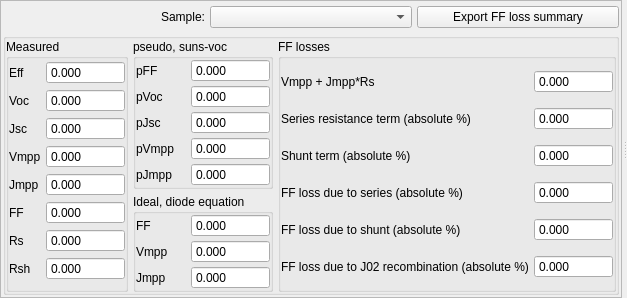
       <widget class="QWidget" name="FFloss">
        <attribute name="title">
         <string>FFloss</string>
        </attribute>
        <layout class="QHBoxLayout" name="horizontalLayout_9">
         <property name="spacing">
          <number>5</number>
         </property>
         <property name="leftMargin">
          <number>0</number>
         </property>
         <property name="topMargin">
          <number>0</number>
         </property>
         <property name="rightMargin">
          <number>0</number>
         </property>
         <property name="bottomMargin">
          <number>0</number>
         </property>
         <item>
          <widget class="QSplitter" name="splitter_10">
           <property name="orientation">
            <enum>Qt::Horizontal</enum>
           </property>
           <property name="handleWidth">
            <number>5</number>
           </property>
           <widget class="QFrame" name="frame_5">
            <property name="frameShape">
             <enum>QFrame::StyledPanel</enum>
            </property>
            <property name="frameShadow">
             <enum>QFrame::Raised</enum>
            </property>
            <layout class="QGridLayout" name="gridLayout_24">
             <property name="leftMargin">
              <number>2</number>
             </property>
             <property name="topMargin">
              <number>5</number>
             </property>
             <property name="rightMargin">
              <number>2</number>
             </property>
             <property name="bottomMargin">
              <number>2</number>
             </property>
             <property name="spacing">
              <number>5</number>
             </property>
             <item row="0" column="1">
              <widget class="QComboBox" name="comboBox_FFloss"/>
             </item>
             <item row="0" column="0">
              <widget class="QLabel" name="label_8">
               <property name="text">
                <string>Sample:</string>
               </property>
               <property name="alignment">
                <set>Qt::AlignRight|Qt::AlignTrailing|Qt::AlignVCenter</set>
               </property>
              </widget>
             </item>
             <item row="0" column="2">
              <widget class="QPushButton" name="pushButton_exportFFloss">
               <property name="enabled">
                <bool>true</bool>
               </property>
               <property name="text">
                <string>Export FF loss summary</string>
               </property>
              </widget>
             </item>
             <item row="3" column="0" colspan="3">
              <widget class="QGroupBox" name="groupBox_5">
               <property name="title">
                <string/>
               </property>
               <layout class="QGridLayout" name="gridLayout_29">
                <property name="leftMargin">
                 <number>0</number>
                </property>
                <property name="topMargin">
                 <number>0</number>
                </property>
                <property name="rightMargin">
                 <number>0</number>
                </property>
                <property name="bottomMargin">
                 <number>0</number>
                </property>
                <property name="spacing">
                 <number>5</number>
                </property>
                <item row="0" column="0" rowspan="2">
                 <widget class="QGroupBox" name="groupBox_6">
                  <property name="title">
                   <string>Measured</string>
                  </property>
                  <layout class="QGridLayout" name="gridLayout_25">
                   <property name="leftMargin">
                    <number>0</number>
                   </property>
                   <property name="topMargin">
                    <number>0</number>
                   </property>
                   <property name="rightMargin">
                    <number>0</number>
                   </property>
                   <property name="bottomMargin">
                    <number>0</number>
                   </property>
                   <property name="horizontalSpacing">
                    <number>5</number>
                   </property>
                   <property name="verticalSpacing">
                    <number>3</number>
                   </property>
                   <item row="0" column="0">
                    <widget class="QLabel" name="label_14">
                     <property name="text">
                      <string>Eff</string>
                     </property>
                    </widget>
                   </item>
                   <item row="0" column="1">
                    <widget class="QDoubleSpinBox" name="doubleSpinBox_FFloss_Eff">
                     <property name="readOnly">
                      <bool>true</bool>
                     </property>
                     <property name="buttonSymbols">
                      <enum>QAbstractSpinBox::NoButtons</enum>
                     </property>
                     <property name="decimals">
                      <number>3</number>
                     </property>
                     <property name="minimum">
                      <double>-9999999.000000000000000</double>
                     </property>
                     <property name="maximum">
                      <double>9999999.000000000000000</double>
                     </property>
                    </widget>
                   </item>
                   <item row="1" column="0">
                    <widget class="QLabel" name="label_15">
                     <property name="text">
                      <string>Voc</string>
                     </property>
                    </widget>
                   </item>
                   <item row="1" column="1">
                    <widget class="QDoubleSpinBox" name="doubleSpinBox_FFloss_Voc">
                     <property name="readOnly">
                      <bool>true</bool>
                     </property>
                     <property name="buttonSymbols">
                      <enum>QAbstractSpinBox::NoButtons</enum>
                     </property>
                     <property name="decimals">
                      <number>3</number>
                     </property>
                     <property name="minimum">
                      <double>-9999999.000000000000000</double>
                     </property>
                     <property name="maximum">
                      <double>9999999.000000000000000</double>
                     </property>
                    </widget>
                   </item>
                   <item row="2" column="0">
                    <widget class="QLabel" name="label_16">
                     <property name="text">
                      <string>Jsc</string>
                     </property>
                    </widget>
                   </item>
                   <item row="2" column="1">
                    <widget class="QDoubleSpinBox" name="doubleSpinBox_FFloss_Jsc">
                     <property name="readOnly">
                      <bool>true</bool>
                     </property>
                     <property name="buttonSymbols">
                      <enum>QAbstractSpinBox::NoButtons</enum>
                     </property>
                     <property name="decimals">
                      <number>3</number>
                     </property>
                     <property name="minimum">
                      <double>-9999999.000000000000000</double>
                     </property>
                     <property name="maximum">
                      <double>9999999.000000000000000</double>
                     </property>
                    </widget>
                   </item>
                   <item row="3" column="0">
                    <widget class="QLabel" name="label_17">
                     <property name="text">
                      <string>Vmpp</string>
                     </property>
                    </widget>
                   </item>
                   <item row="3" column="1">
                    <widget class="QDoubleSpinBox" name="doubleSpinBox_FFloss_Vmpp">
                     <property name="readOnly">
                      <bool>true</bool>
                     </property>
                     <property name="buttonSymbols">
                      <enum>QAbstractSpinBox::NoButtons</enum>
                     </property>
                     <property name="decimals">
                      <number>3</number>
                     </property>
                     <property name="minimum">
                      <double>-9999999.000000000000000</double>
                     </property>
                     <property name="maximum">
                      <double>9999999.000000000000000</double>
                     </property>
                    </widget>
                   </item>
                   <item row="4" column="0">
                    <widget class="QLabel" name="label_18">
                     <property name="text">
                      <string>Jmpp</string>
                     </property>
                    </widget>
                   </item>
                   <item row="4" column="1">
                    <widget class="QDoubleSpinBox" name="doubleSpinBox_FFloss_Jmpp">
                     <property name="readOnly">
                      <bool>true</bool>
                     </property>
                     <property name="buttonSymbols">
                      <enum>QAbstractSpinBox::NoButtons</enum>
                     </property>
                     <property name="decimals">
                      <number>3</number>
                     </property>
                     <property name="minimum">
                      <double>-9999999.000000000000000</double>
                     </property>
                     <property name="maximum">
                      <double>9999999.000000000000000</double>
                     </property>
                    </widget>
                   </item>
                   <item row="5" column="0">
                    <widget class="QLabel" name="label_19">
                     <property name="text">
                      <string>FF</string>
                     </property>
                    </widget>
                   </item>
                   <item row="5" column="1">
                    <widget class="QDoubleSpinBox" name="doubleSpinBox_FFloss_FF">
                     <property name="readOnly">
                      <bool>true</bool>
                     </property>
                     <property name="buttonSymbols">
                      <enum>QAbstractSpinBox::NoButtons</enum>
                     </property>
                     <property name="decimals">
                      <number>3</number>
                     </property>
                     <property name="minimum">
                      <double>-9999999.000000000000000</double>
                     </property>
                     <property name="maximum">
                      <double>9999999.000000000000000</double>
                     </property>
                    </widget>
                   </item>
                   <item row="6" column="0">
                    <widget class="QLabel" name="label_23">
                     <property name="text">
                      <string>Rs</string>
                     </property>
                    </widget>
                   </item>
                   <item row="6" column="1">
                    <widget class="QDoubleSpinBox" name="doubleSpinBox_FFloss_Rs">
                     <property name="readOnly">
                      <bool>true</bool>
                     </property>
                     <property name="buttonSymbols">
                      <enum>QAbstractSpinBox::NoButtons</enum>
                     </property>
                     <property name="decimals">
                      <number>3</number>
                     </property>
                     <property name="minimum">
                      <double>-9999999.000000000000000</double>
                     </property>
                     <property name="maximum">
                      <double>9999999.000000000000000</double>
                     </property>
                    </widget>
                   </item>
                   <item row="7" column="0">
                    <widget class="QLabel" name="label_24">
                     <property name="text">
                      <string>Rsh</string>
                     </property>
                    </widget>
                   </item>
                   <item row="7" column="1">
                    <widget class="QDoubleSpinBox" name="doubleSpinBox_FFloss_Rsh">
                     <property name="readOnly">
                      <bool>true</bool>
                     </property>
                     <property name="buttonSymbols">
                      <enum>QAbstractSpinBox::NoButtons</enum>
                     </property>
                     <property name="decimals">
                      <number>3</number>
                     </property>
                     <property name="minimum">
                      <double>-9999999.000000000000000</double>
                     </property>
                     <property name="maximum">
                      <double>9999999.000000000000000</double>
                     </property>
                    </widget>
                   </item>
                  </layout>
                 </widget>
                </item>
                <item row="0" column="1">
                 <widget class="QGroupBox" name="groupBox_8">
                  <property name="title">
                   <string>pseudo, suns-voc</string>
                  </property>
                  <layout class="QGridLayout" name="gridLayout_26">
                   <property name="leftMargin">
                    <number>0</number>
                   </property>
                   <property name="topMargin">
                    <number>0</number>
                   </property>
                   <property name="rightMargin">
                    <number>0</number>
                   </property>
                   <property name="bottomMargin">
                    <number>0</number>
                   </property>
                   <property name="horizontalSpacing">
                    <number>5</number>
                   </property>
                   <property name="verticalSpacing">
                    <number>3</number>
                   </property>
                   <item row="0" column="0">
                    <widget class="QLabel" name="label_29">
                     <property name="text">
                      <string>pFF</string>
                     </property>
                    </widget>
                   </item>
                   <item row="0" column="1">
                    <widget class="QDoubleSpinBox" name="doubleSpinBox_FFloss_pFF">
                     <property name="readOnly">
                      <bool>true</bool>
                     </property>
                     <property name="buttonSymbols">
                      <enum>QAbstractSpinBox::NoButtons</enum>
                     </property>
                     <property name="decimals">
                      <number>3</number>
                     </property>
                     <property name="minimum">
                      <double>-9999999.000000000000000</double>
                     </property>
                     <property name="maximum">
                      <double>9999999.000000000000000</double>
                     </property>
                    </widget>
                   </item>
                   <item row="1" column="0">
                    <widget class="QLabel" name="label_30">
                     <property name="text">
                      <string>pVoc</string>
                     </property>
                    </widget>
                   </item>
                   <item row="1" column="1">
                    <widget class="QDoubleSpinBox" name="doubleSpinBox_FFloss_pVoc">
                     <property name="readOnly">
                      <bool>true</bool>
                     </property>
                     <property name="buttonSymbols">
                      <enum>QAbstractSpinBox::NoButtons</enum>
                     </property>
                     <property name="decimals">
                      <number>3</number>
                     </property>
                     <property name="minimum">
                      <double>-9999999.000000000000000</double>
                     </property>
                     <property name="maximum">
                      <double>9999999.000000000000000</double>
                     </property>
                    </widget>
                   </item>
                   <item row="2" column="0">
                    <widget class="QLabel" name="label_31">
                     <property name="text">
                      <string>pJsc</string>
                     </property>
                    </widget>
                   </item>
                   <item row="2" column="1">
                    <widget class="QDoubleSpinBox" name="doubleSpinBox_FFloss_pJsc">
                     <property name="readOnly">
                      <bool>true</bool>
                     </property>
                     <property name="buttonSymbols">
                      <enum>QAbstractSpinBox::NoButtons</enum>
                     </property>
                     <property name="decimals">
                      <number>3</number>
                     </property>
                     <property name="minimum">
                      <double>-9999999.000000000000000</double>
                     </property>
                     <property name="maximum">
                      <double>9999999.000000000000000</double>
                     </property>
                    </widget>
                   </item>
                   <item row="3" column="0">
                    <widget class="QLabel" name="label_32">
                     <property name="text">
                      <string>pVmpp</string>
                     </property>
                    </widget>
                   </item>
                   <item row="3" column="1">
                    <widget class="QDoubleSpinBox" name="doubleSpinBox_FFloss_pVmpp">
                     <property name="readOnly">
                      <bool>true</bool>
                     </property>
                     <property name="buttonSymbols">
                      <enum>QAbstractSpinBox::NoButtons</enum>
                     </property>
                     <property name="decimals">
                      <number>3</number>
                     </property>
                     <property name="minimum">
                      <double>-9999999.000000000000000</double>
                     </property>
                     <property name="maximum">
                      <double>9999999.000000000000000</double>
                     </property>
                    </widget>
                   </item>
                   <item row="4" column="0">
                    <widget class="QLabel" name="label_33">
                     <property name="text">
                      <string>pJmpp</string>
                     </property>
                    </widget>
                   </item>
                   <item row="4" column="1">
                    <widget class="QDoubleSpinBox" name="doubleSpinBox_FFloss_pJmpp">
                     <property name="readOnly">
                      <bool>true</bool>
                     </property>
                     <property name="buttonSymbols">
                      <enum>QAbstractSpinBox::NoButtons</enum>
                     </property>
                     <property name="decimals">
                      <number>3</number>
                     </property>
                     <property name="minimum">
                      <double>-9999999.000000000000000</double>
                     </property>
                     <property name="maximum">
                      <double>9999999.000000000000000</double>
                     </property>
                    </widget>
                   </item>
                  </layout>
                 </widget>
                </item>
                <item row="0" column="2" rowspan="2">
                 <widget class="QGroupBox" name="groupBox_9">
                  <property name="title">
                   <string>FF losses</string>
                  </property>
                  <layout class="QGridLayout" name="gridLayout_28">
                   <property name="leftMargin">
                    <number>0</number>
                   </property>
                   <property name="topMargin">
                    <number>0</number>
                   </property>
                   <property name="rightMargin">
                    <number>0</number>
                   </property>
                   <property name="bottomMargin">
                    <number>0</number>
                   </property>
                   <property name="horizontalSpacing">
                    <number>5</number>
                   </property>
                   <property name="verticalSpacing">
                    <number>3</number>
                   </property>
                   <item row="0" column="0">
                    <widget class="QLabel" name="label_34">
                     <property name="text">
                      <string>Vmpp + Jmpp*Rs</string>
                     </property>
                    </widget>
                   </item>
                   <item row="0" column="1">
                    <widget class="QDoubleSpinBox" name="doubleSpinBox_FFloss_VmppJmppRs">
                     <property name="readOnly">
                      <bool>true</bool>
                     </property>
                     <property name="buttonSymbols">
                      <enum>QAbstractSpinBox::NoButtons</enum>
                     </property>
                     <property name="decimals">
                      <number>3</number>
                     </property>
                     <property name="minimum">
                      <double>-9999999.000000000000000</double>
                     </property>
                     <property name="maximum">
                      <double>9999999.000000000000000</double>
                     </property>
                    </widget>
                   </item>
                   <item row="1" column="0">
                    <widget class="QLabel" name="label_35">
                     <property name="text">
                      <string>Series resistance term (absolute %)</string>
                     </property>
                    </widget>
                   </item>
                   <item row="1" column="1">
                    <widget class="QDoubleSpinBox" name="doubleSpinBox_FFloss_AbsRsloss">
                     <property name="readOnly">
                      <bool>true</bool>
                     </property>
                     <property name="buttonSymbols">
                      <enum>QAbstractSpinBox::NoButtons</enum>
                     </property>
                     <property name="decimals">
                      <number>3</number>
                     </property>
                     <property name="minimum">
                      <double>-9999999.000000000000000</double>
                     </property>
                     <property name="maximum">
                      <double>9999999.000000000000000</double>
                     </property>
                    </widget>
                   </item>
                   <item row="2" column="0">
                    <widget class="QLabel" name="label_36">
                     <property name="text">
                      <string>Shunt term (absolute %)</string>
                     </property>
                    </widget>
                   </item>
                   <item row="2" column="1">
                    <widget class="QDoubleSpinBox" name="doubleSpinBox_FFloss_AbsRshloss">
                     <property name="readOnly">
                      <bool>true</bool>
                     </property>
                     <property name="buttonSymbols">
                      <enum>QAbstractSpinBox::NoButtons</enum>
                     </property>
                     <property name="decimals">
                      <number>3</number>
                     </property>
                     <property name="minimum">
                      <double>-9999999.000000000000000</double>
                     </property>
                     <property name="maximum">
                      <double>9999999.000000000000000</double>
                     </property>
                    </widget>
                   </item>
                   <item row="3" column="0">
                    <widget class="QLabel" name="label_37">
                     <property name="text">
                      <string>FF loss due to series (absolute %)</string>
                     </property>
                    </widget>
                   </item>
                   <item row="3" column="1">
                    <widget class="QDoubleSpinBox" name="doubleSpinBox_FFloss_lossseries">
                     <property name="readOnly">
                      <bool>true</bool>
                     </property>
                     <property name="buttonSymbols">
                      <enum>QAbstractSpinBox::NoButtons</enum>
                     </property>
                     <property name="decimals">
                      <number>3</number>
                     </property>
                     <property name="minimum">
                      <double>-9999999.000000000000000</double>
                     </property>
                     <property name="maximum">
                      <double>9999999.000000000000000</double>
                     </property>
                    </widget>
                   </item>
                   <item row="4" column="0">
                    <widget class="QLabel" name="label_39">
                     <property name="text">
                      <string>FF loss due to shunt (absolute %)</string>
                     </property>
                    </widget>
                   </item>
                   <item row="4" column="1">
                    <widget class="QDoubleSpinBox" name="doubleSpinBox_FFloss_lossshunt">
                     <property name="readOnly">
                      <bool>true</bool>
                     </property>
                     <property name="buttonSymbols">
                      <enum>QAbstractSpinBox::NoButtons</enum>
                     </property>
                     <property name="decimals">
                      <number>3</number>
                     </property>
                     <property name="minimum">
                      <double>-9999999.000000000000000</double>
                     </property>
                     <property name="maximum">
                      <double>9999999.000000000000000</double>
                     </property>
                    </widget>
                   </item>
                   <item row="5" column="0">
                    <widget class="QLabel" name="label_38">
                     <property name="text">
                      <string>FF loss due to J02 recombination (absolute %)</string>
                     </property>
                    </widget>
                   </item>
                   <item row="5" column="1">
                    <widget class="QDoubleSpinBox" name="doubleSpinBox_FFloss_lossJ02">
                     <property name="readOnly">
                      <bool>true</bool>
                     </property>
                     <property name="buttonSymbols">
                      <enum>QAbstractSpinBox::NoButtons</enum>
                     </property>
                     <property name="decimals">
                      <number>3</number>
                     </property>
                     <property name="minimum">
                      <double>-9999999.000000000000000</double>
                     </property>
                     <property name="maximum">
                      <double>9999999.000000000000000</double>
                     </property>
                    </widget>
                   </item>
                  </layout>
                 </widget>
                </item>
                <item row="1" column="1">
                 <widget class="QGroupBox" name="groupBox_7">
                  <property name="title">
                   <string>Ideal, diode equation</string>
                  </property>
                  <layout class="QGridLayout" name="gridLayout_27">
                   <property name="leftMargin">
                    <number>0</number>
                   </property>
                   <property name="topMargin">
                    <number>0</number>
                   </property>
                   <property name="rightMargin">
                    <number>0</number>
                   </property>
                   <property name="bottomMargin">
                    <number>0</number>
                   </property>
                   <property name="horizontalSpacing">
                    <number>5</number>
                   </property>
                   <property name="verticalSpacing">
                    <number>3</number>
                   </property>
                   <item row="0" column="0">
                    <widget class="QLabel" name="label_20">
                     <property name="text">
                      <string>FF</string>
                     </property>
                    </widget>
                   </item>
                   <item row="0" column="1">
                    <widget class="QDoubleSpinBox" name="doubleSpinBox_FFloss_iFF">
                     <property name="readOnly">
                      <bool>true</bool>
                     </property>
                     <property name="buttonSymbols">
                      <enum>QAbstractSpinBox::NoButtons</enum>
                     </property>
                     <property name="decimals">
                      <number>3</number>
                     </property>
                     <property name="minimum">
                      <double>-9999999.000000000000000</double>
                     </property>
                     <property name="maximum">
                      <double>9999999.000000000000000</double>
                     </property>
                    </widget>
                   </item>
                   <item row="1" column="0">
                    <widget class="QLabel" name="label_22">
                     <property name="text">
                      <string>Vmpp</string>
                     </property>
                    </widget>
                   </item>
                   <item row="1" column="1">
                    <widget class="QDoubleSpinBox" name="doubleSpinBox_FFloss_iVmpp">
                     <property name="readOnly">
                      <bool>true</bool>
                     </property>
                     <property name="buttonSymbols">
                      <enum>QAbstractSpinBox::NoButtons</enum>
                     </property>
                     <property name="decimals">
                      <number>3</number>
                     </property>
                     <property name="minimum">
                      <double>-9999999.000000000000000</double>
                     </property>
                     <property name="maximum">
                      <double>9999999.000000000000000</double>
                     </property>
                    </widget>
                   </item>
                   <item row="2" column="0">
                    <widget class="QLabel" name="label_21">
                     <property name="text">
                      <string>Jmpp</string>
                     </property>
                    </widget>
                   </item>
                   <item row="2" column="1">
                    <widget class="QDoubleSpinBox" name="doubleSpinBox_FFloss_iJmpp">
                     <property name="readOnly">
                      <bool>true</bool>
                     </property>
                     <property name="buttonSymbols">
                      <enum>QAbstractSpinBox::NoButtons</enum>
                     </property>
                     <property name="decimals">
                      <number>3</number>
                     </property>
                     <property name="minimum">
                      <double>-9999999.000000000000000</double>
                     </property>
                     <property name="maximum">
                      <double>9999999.000000000000000</double>
                     </property>
                    </widget>
                   </item>
                  </layout>
                 </widget>
                </item>
               </layout>
              </widget>
             </item>
            </layout>
           </widget>
           <widget class="QWidget" name="widget_FFloss" native="true">
            <layout class="QGridLayout" name="gridLayout_35"/>
           </widget>
          </widget>
         </item>
        </layout>
       </widget>
